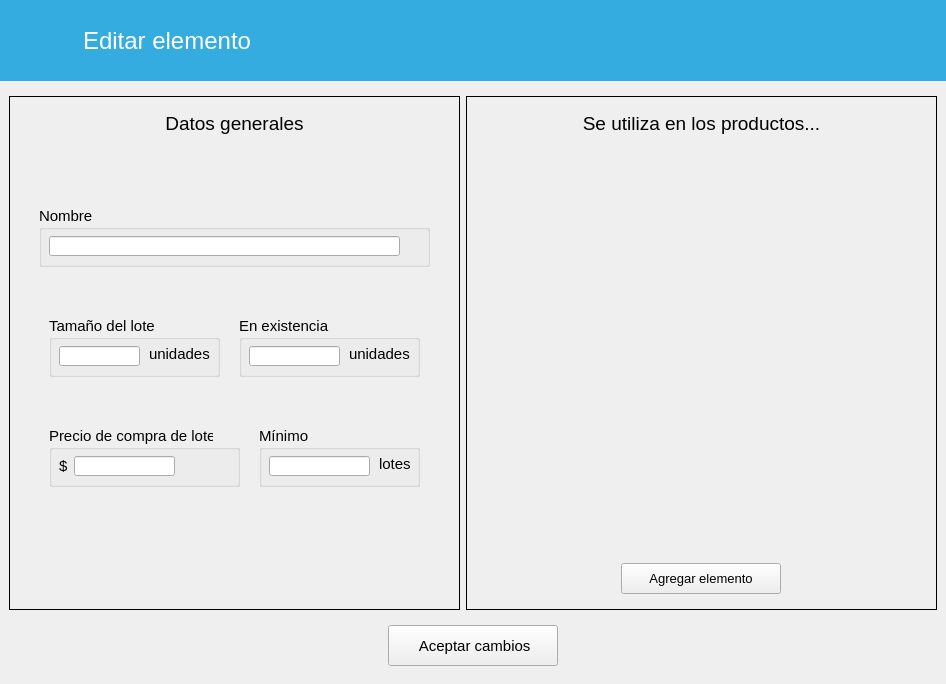
<?xml version="1.0" encoding="UTF-8"?>
<ui version="4.0">
 <class>EditarInventario</class>
 <widget class="QMainWindow" name="EditarInventario">
  <property name="geometry">
   <rect>
    <x>0</x>
    <y>0</y>
    <width>946</width>
    <height>684</height>
   </rect>
  </property>
  <property name="windowTitle">
   <string>MainWindow</string>
  </property>
  <widget class="QWidget" name="centralwidget">
   <layout class="QVBoxLayout" name="verticalLayout_3">
    <property name="leftMargin">
     <number>0</number>
    </property>
    <property name="topMargin">
     <number>0</number>
    </property>
    <property name="rightMargin">
     <number>0</number>
    </property>
    <item alignment="Qt::AlignTop">
     <widget class="QFrame" name="frame_4">
      <property name="font">
       <font>
        <family>Segoe UI</family>
       </font>
      </property>
      <property name="styleSheet">
       <string notr="true">QFrame { background-color: rgb(52, 172, 224); border: none}</string>
      </property>
      <property name="frameShape">
       <enum>QFrame::StyledPanel</enum>
      </property>
      <property name="frameShadow">
       <enum>QFrame::Raised</enum>
      </property>
      <layout class="QHBoxLayout" name="horizontalLayout">
       <item alignment="Qt::AlignLeft">
        <widget class="QFrame" name="frame_5">
         <property name="minimumSize">
          <size>
           <width>294</width>
           <height>63</height>
          </size>
         </property>
         <property name="maximumSize">
          <size>
           <width>294</width>
           <height>63</height>
          </size>
         </property>
         <property name="font">
          <font>
           <family>Segoe UI</family>
          </font>
         </property>
         <property name="styleSheet">
          <string notr="true">QFrame {border: none}</string>
         </property>
         <property name="frameShadow">
          <enum>QFrame::Raised</enum>
         </property>
         <layout class="QHBoxLayout" name="horizontalLayout_2">
          <item alignment="Qt::AlignHCenter|Qt::AlignVCenter">
           <widget class="QPushButton" name="btRegresar">
            <property name="font">
             <font>
              <family>Segoe UI</family>
             </font>
            </property>
            <property name="cursor">
             <cursorShape>PointingHandCursor</cursorShape>
            </property>
            <property name="styleSheet">
             <string notr="true">QPushButton {
        background-color: transparent;
        border: none;
        padding: 0px;
    }
    QPushButton:hover {
        background-color: rgba(255, 255, 255, 0);
    }
    QPushButton:pressed {
        background-color: rgba(255, 255, 255, 0);
    }</string>
            </property>
            <property name="icon">
             <iconset resource="../../resources.qrc">
              <normaloff>:/img/resources/images/leftarrow.png</normaloff>:/img/resources/images/leftarrow.png</iconset>
            </property>
            <property name="iconSize">
             <size>
              <width>40</width>
              <height>40</height>
             </size>
            </property>
            <property name="flat">
             <bool>true</bool>
            </property>
           </widget>
          </item>
          <item alignment="Qt::AlignHCenter|Qt::AlignVCenter">
           <widget class="QLabel" name="lbTitulo">
            <property name="minimumSize">
             <size>
              <width>211</width>
              <height>41</height>
             </size>
            </property>
            <property name="font">
             <font>
              <family>Segoe UI</family>
              <pointsize>18</pointsize>
             </font>
            </property>
            <property name="styleSheet">
             <string notr="true">color: rgb(255, 255, 255);</string>
            </property>
            <property name="text">
             <string>Editar elemento</string>
            </property>
           </widget>
          </item>
         </layout>
        </widget>
       </item>
      </layout>
     </widget>
    </item>
    <item>
     <widget class="QFrame" name="frame">
      <property name="sizePolicy">
       <sizepolicy hsizetype="Preferred" vsizetype="Expanding">
        <horstretch>0</horstretch>
        <verstretch>0</verstretch>
       </sizepolicy>
      </property>
      <property name="font">
       <font>
        <family>Segoe UI</family>
       </font>
      </property>
      <layout class="QHBoxLayout" name="horizontalLayout_3">
       <property name="bottomMargin">
        <number>0</number>
       </property>
       <item>
        <widget class="QFrame" name="frame_2">
         <property name="sizePolicy">
          <sizepolicy hsizetype="Preferred" vsizetype="Expanding">
           <horstretch>0</horstretch>
           <verstretch>0</verstretch>
          </sizepolicy>
         </property>
         <property name="minimumSize">
          <size>
           <width>451</width>
           <height>469</height>
          </size>
         </property>
         <property name="font">
          <font>
           <family>Segoe UI</family>
          </font>
         </property>
         <property name="frameShape">
          <enum>QFrame::Box</enum>
         </property>
         <property name="frameShadow">
          <enum>QFrame::Plain</enum>
         </property>
         <property name="lineWidth">
          <number>1</number>
         </property>
         <widget class="QLabel" name="label_3">
          <property name="geometry">
           <rect>
            <x>10</x>
            <y>12</y>
            <width>431</width>
            <height>30</height>
           </rect>
          </property>
          <property name="font">
           <font>
            <family>Segoe UI</family>
            <pointsize>14</pointsize>
           </font>
          </property>
          <property name="text">
           <string>Datos generales</string>
          </property>
          <property name="alignment">
           <set>Qt::AlignCenter</set>
          </property>
         </widget>
         <widget class="QGroupBox" name="groupBox_3">
          <property name="geometry">
           <rect>
            <x>250</x>
            <y>330</y>
            <width>161</width>
            <height>61</height>
           </rect>
          </property>
          <property name="font">
           <font>
            <family>Segoe UI</family>
            <pointsize>11</pointsize>
           </font>
          </property>
          <property name="title">
           <string>Mínimo</string>
          </property>
          <widget class="QLineEdit" name="txtMinimo">
           <property name="geometry">
            <rect>
             <x>10</x>
             <y>30</y>
             <width>101</width>
             <height>20</height>
            </rect>
           </property>
           <property name="font">
            <font>
             <family>Segoe UI</family>
             <pointsize>11</pointsize>
            </font>
           </property>
           <property name="text">
            <string/>
           </property>
          </widget>
          <widget class="QLabel" name="label_4">
           <property name="geometry">
            <rect>
             <x>120</x>
             <y>30</y>
             <width>71</width>
             <height>16</height>
            </rect>
           </property>
           <property name="font">
            <font>
             <family>Segoe UI</family>
             <pointsize>11</pointsize>
            </font>
           </property>
           <property name="text">
            <string>lotes</string>
           </property>
          </widget>
         </widget>
         <widget class="QGroupBox" name="groupBox_2">
          <property name="geometry">
           <rect>
            <x>40</x>
            <y>330</y>
            <width>191</width>
            <height>61</height>
           </rect>
          </property>
          <property name="font">
           <font>
            <family>Segoe UI</family>
            <pointsize>11</pointsize>
           </font>
          </property>
          <property name="title">
           <string>Precio de compra de lote</string>
          </property>
          <widget class="QLineEdit" name="txtPrecioCompra">
           <property name="geometry">
            <rect>
             <x>25</x>
             <y>30</y>
             <width>101</width>
             <height>20</height>
            </rect>
           </property>
           <property name="font">
            <font>
             <family>Segoe UI</family>
             <pointsize>11</pointsize>
            </font>
           </property>
           <property name="text">
            <string/>
           </property>
          </widget>
          <widget class="QLabel" name="label">
           <property name="geometry">
            <rect>
             <x>10</x>
             <y>32</y>
             <width>21</width>
             <height>16</height>
            </rect>
           </property>
           <property name="font">
            <font>
             <family>Segoe UI</family>
             <pointsize>11</pointsize>
            </font>
           </property>
           <property name="text">
            <string>$</string>
           </property>
          </widget>
         </widget>
         <widget class="QGroupBox" name="groupBox">
          <property name="geometry">
           <rect>
            <x>30</x>
            <y>110</y>
            <width>391</width>
            <height>61</height>
           </rect>
          </property>
          <property name="font">
           <font>
            <family>Segoe UI</family>
            <pointsize>11</pointsize>
           </font>
          </property>
          <property name="title">
           <string>Nombre</string>
          </property>
          <widget class="QLineEdit" name="txtNombre">
           <property name="geometry">
            <rect>
             <x>10</x>
             <y>30</y>
             <width>351</width>
             <height>20</height>
            </rect>
           </property>
           <property name="font">
            <font>
             <family>Segoe UI</family>
             <pointsize>11</pointsize>
            </font>
           </property>
           <property name="text">
            <string/>
           </property>
          </widget>
         </widget>
         <widget class="QGroupBox" name="groupBox_4">
          <property name="geometry">
           <rect>
            <x>230</x>
            <y>220</y>
            <width>181</width>
            <height>61</height>
           </rect>
          </property>
          <property name="font">
           <font>
            <family>Segoe UI</family>
            <pointsize>11</pointsize>
            <bold>false</bold>
           </font>
          </property>
          <property name="title">
           <string>En existencia</string>
          </property>
          <widget class="QLineEdit" name="txtExistencia">
           <property name="geometry">
            <rect>
             <x>10</x>
             <y>30</y>
             <width>91</width>
             <height>20</height>
            </rect>
           </property>
           <property name="font">
            <font>
             <family>Segoe UI</family>
             <pointsize>11</pointsize>
             <bold>false</bold>
            </font>
           </property>
           <property name="inputMethodHints">
            <set>Qt::ImhFormattedNumbersOnly</set>
           </property>
           <property name="text">
            <string/>
           </property>
          </widget>
          <widget class="QLabel" name="label_5">
           <property name="geometry">
            <rect>
             <x>110</x>
             <y>30</y>
             <width>71</width>
             <height>16</height>
            </rect>
           </property>
           <property name="font">
            <font>
             <family>Segoe UI</family>
             <pointsize>11</pointsize>
             <bold>false</bold>
            </font>
           </property>
           <property name="text">
            <string>unidades</string>
           </property>
          </widget>
         </widget>
         <widget class="QGroupBox" name="groupBox_5">
          <property name="geometry">
           <rect>
            <x>40</x>
            <y>220</y>
            <width>171</width>
            <height>61</height>
           </rect>
          </property>
          <property name="font">
           <font>
            <family>Segoe UI</family>
            <pointsize>11</pointsize>
           </font>
          </property>
          <property name="title">
           <string>Tamaño del lote</string>
          </property>
          <widget class="QLineEdit" name="txtTamano">
           <property name="geometry">
            <rect>
             <x>10</x>
             <y>30</y>
             <width>81</width>
             <height>20</height>
            </rect>
           </property>
           <property name="font">
            <font>
             <family>Segoe UI</family>
             <pointsize>11</pointsize>
            </font>
           </property>
           <property name="text">
            <string/>
           </property>
          </widget>
          <widget class="QLabel" name="label_7">
           <property name="geometry">
            <rect>
             <x>100</x>
             <y>30</y>
             <width>71</width>
             <height>16</height>
            </rect>
           </property>
           <property name="font">
            <font>
             <family>Segoe UI</family>
             <pointsize>11</pointsize>
            </font>
           </property>
           <property name="text">
            <string>unidades</string>
           </property>
          </widget>
         </widget>
        </widget>
       </item>
       <item>
        <widget class="QFrame" name="frame_6">
         <property name="font">
          <font>
           <family>Segoe UI</family>
          </font>
         </property>
         <property name="frameShape">
          <enum>QFrame::Box</enum>
         </property>
         <property name="frameShadow">
          <enum>QFrame::Plain</enum>
         </property>
         <property name="lineWidth">
          <number>1</number>
         </property>
         <layout class="QVBoxLayout" name="verticalLayout_2">
          <property name="topMargin">
           <number>15</number>
          </property>
          <property name="bottomMargin">
           <number>15</number>
          </property>
          <item>
           <widget class="QLabel" name="label_2">
            <property name="font">
             <font>
              <family>Segoe UI</family>
              <pointsize>14</pointsize>
             </font>
            </property>
            <property name="text">
             <string>Se utiliza en los productos...</string>
            </property>
            <property name="alignment">
             <set>Qt::AlignCenter</set>
            </property>
           </widget>
          </item>
          <item>
           <widget class="QScrollArea" name="scrollArea">
            <property name="font">
             <font>
              <family>Segoe UI</family>
             </font>
            </property>
            <property name="frameShape">
             <enum>QFrame::NoFrame</enum>
            </property>
            <property name="widgetResizable">
             <bool>true</bool>
            </property>
            <widget class="QWidget" name="scrollAreaLista">
             <property name="geometry">
              <rect>
               <x>0</x>
               <y>0</y>
               <width>451</width>
               <height>413</height>
              </rect>
             </property>
             <layout class="QVBoxLayout" name="layoutScroll">
              <property name="rightMargin">
               <number>0</number>
              </property>
             </layout>
            </widget>
           </widget>
          </item>
          <item alignment="Qt::AlignHCenter">
           <widget class="QPushButton" name="btAgregar">
            <property name="minimumSize">
             <size>
              <width>160</width>
              <height>31</height>
             </size>
            </property>
            <property name="font">
             <font>
              <family>Segoe UI</family>
              <pointsize>10</pointsize>
             </font>
            </property>
            <property name="text">
             <string>Agregar elemento</string>
            </property>
            <property name="icon">
             <iconset resource="../../resources.qrc">
              <normaloff>:/img/resources/images/add.png</normaloff>:/img/resources/images/add.png</iconset>
            </property>
           </widget>
          </item>
         </layout>
        </widget>
       </item>
      </layout>
     </widget>
    </item>
    <item alignment="Qt::AlignBottom">
     <widget class="QFrame" name="frame_3">
      <property name="font">
       <font>
        <family>Segoe UI</family>
       </font>
      </property>
      <layout class="QVBoxLayout" name="verticalLayout">
       <item alignment="Qt::AlignHCenter">
        <widget class="QPushButton" name="btAceptar">
         <property name="minimumSize">
          <size>
           <width>170</width>
           <height>41</height>
          </size>
         </property>
         <property name="font">
          <font>
           <family>Segoe UI</family>
           <pointsize>11</pointsize>
          </font>
         </property>
         <property name="text">
          <string notr="true"> Aceptar cambios</string>
         </property>
         <property name="icon">
          <iconset resource="../../resources.qrc">
           <normaloff>:/img/resources/images/edit.png</normaloff>:/img/resources/images/edit.png</iconset>
         </property>
        </widget>
       </item>
      </layout>
     </widget>
    </item>
   </layout>
  </widget>
 </widget>
 <tabstops>
  <tabstop>txtNombre</tabstop>
  <tabstop>txtTamano</tabstop>
  <tabstop>txtExistencia</tabstop>
  <tabstop>txtPrecioCompra</tabstop>
  <tabstop>txtMinimo</tabstop>
  <tabstop>btAceptar</tabstop>
  <tabstop>btAgregar</tabstop>
  <tabstop>scrollArea</tabstop>
 </tabstops>
 <resources>
  <include location="../../resources.qrc"/>
 </resources>
 <connections/>
</ui>
